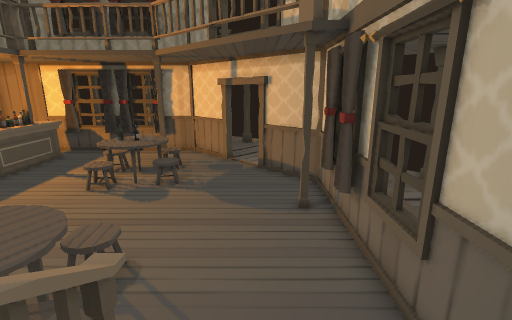
[1] (above)

19 first-person views from a walk through a scene from a Unity 3-D project. The camera is 1.4 m above the floor, tilts 14° down and sees 85° across. Doors are open. The floor is counted in squares, 0.5 m on a side. Each view is taken from the middle of a square. On the plan, view 1 faces up. The plan holds only what a view shows up to about 19 squares ahead; the rest is blank. The place goes on beyond the plan. The player character is not drawn.

[2]
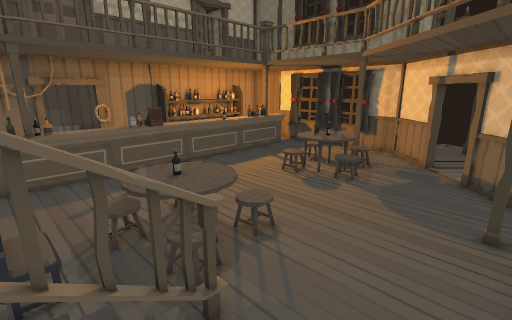

[3]
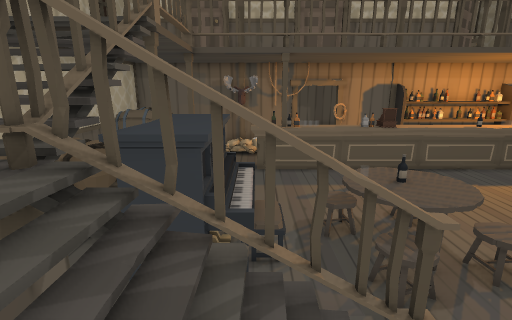

[4]
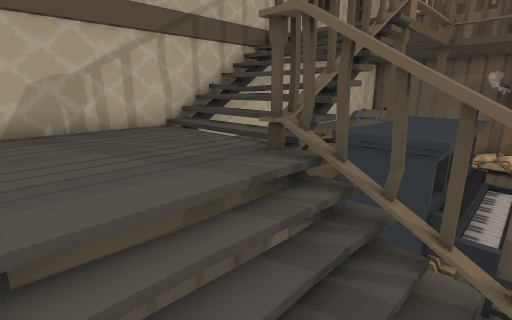

[5]
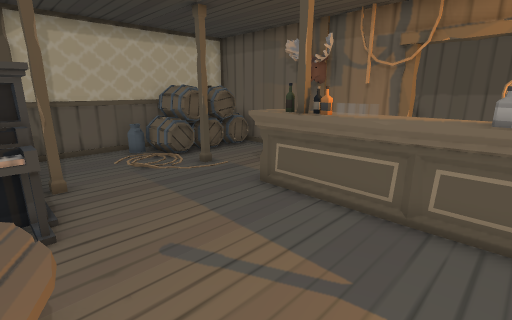

[6]
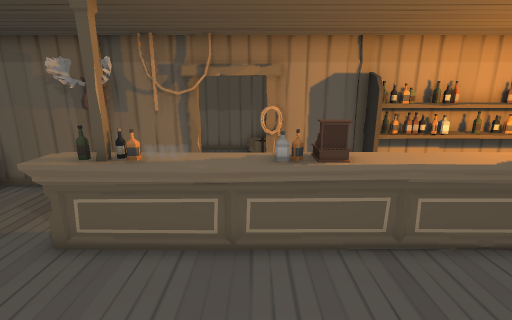

[7]
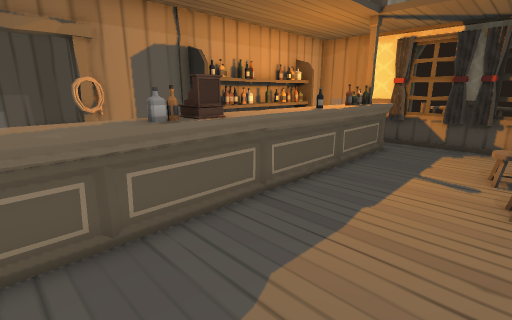

[8]
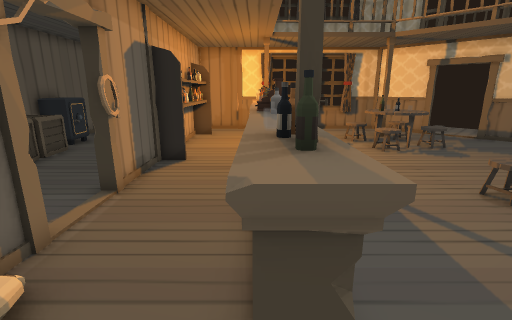

[9]
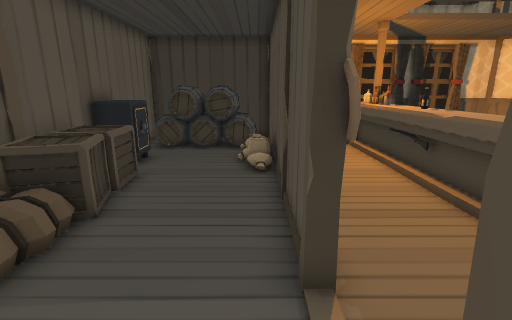

[10]
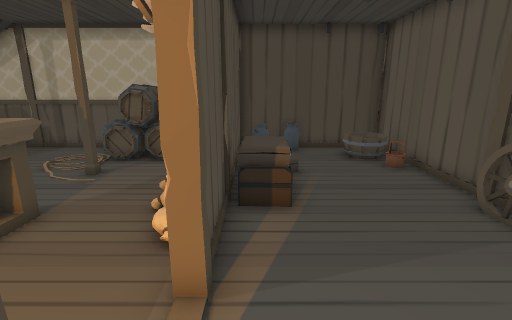

[11]
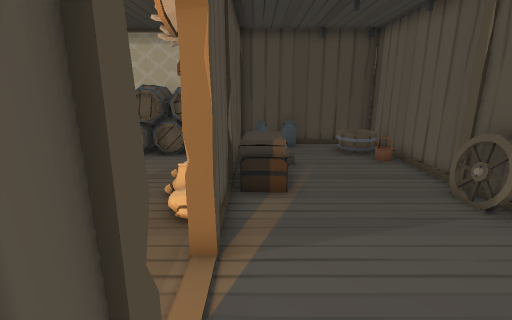

[12]
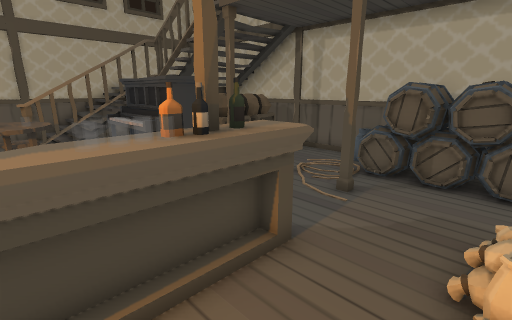

[13]
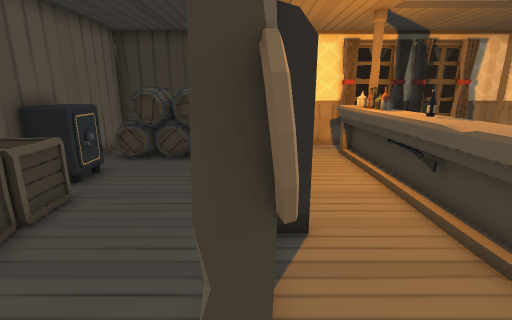

[14]
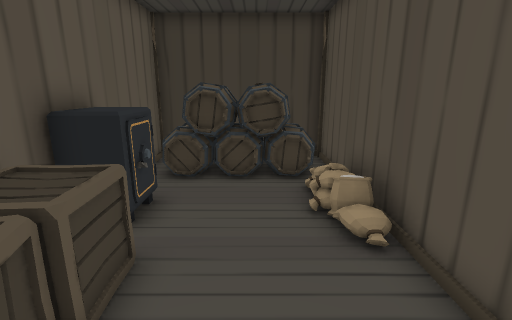

[15]
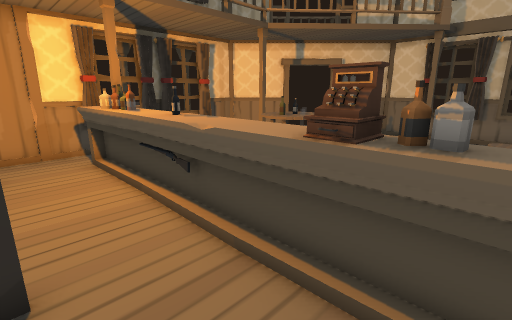

[16]
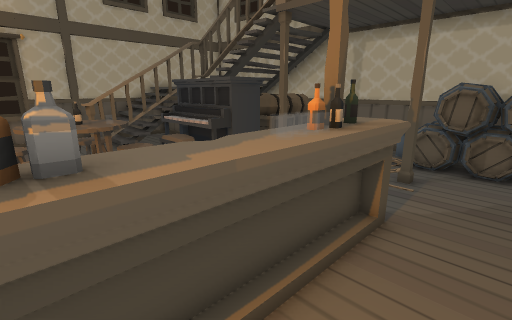

[17]
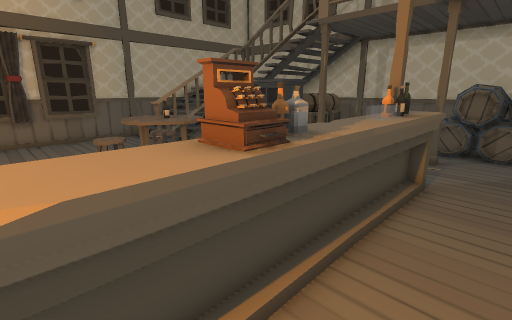

[18]
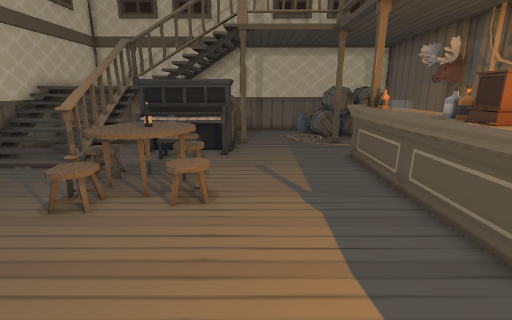

[19]
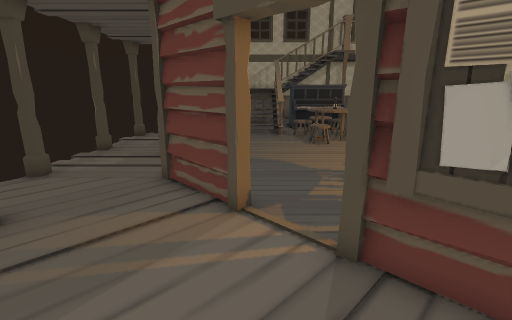

### Floor plan
Key: @ floor where view 1 was taken; # wall or solid block; x gap in a wall; . main floor; : floor 0.25 m higher than the main floor; + floor 0.75 m higher than the main floor; * floor 1.5 m higher than the main floor; / step, stairs or slope; D open door; = window, fence, low wall or low ledge; ^ raised ledge; v drop or lower ground; B bottle; C curtain; S shelf; P piano; A barrel; E bench; R crate; O other object.
Columns run from 24 left of view 1 to 8 right of it. Each row starts with its distance up from view 1.
 22                       .#
 21                       ...
 20                E=#    ..
 19 ################==### ..
 18 #      #............###...../
 17 #AAAAAA#...^^........###...../
 16 #AAAAAAOO..^^......#..#D......
 15 #..... OS..BO...........D.....
 14 #^ ... SS..B^....OO==...##......
 13 #^=... BS.. ^....vO#=....##.....
 12 ##.... OS..^^.....#=O.....##....
 11 #RR....OS..^^....O==.......#....
 10 #RR....OB..^^.............##....
  9 #RR....#S..^^.............#=....
  8 #RR....#...^^..............= ...
  7 #OO....#...##.............C# ...#
  6 # O....#...#B.......//.....= ...
  5 #OO........^^....///=/.....=  ..
  4 #..........^^.....v+#=.....#   .
  3 #..........  ...../#=##....#   .#
  2 #......#... B.....O==.##...#
  1 #......#...#B.........##///#
  0 #......#:..^^....PPOPP^v@//#
 -1 #....==##........PPPPP^x///#
 -2 #....==#.........PPPPP##///#
 -3 #..../ #.........###### ***#
 -4 #..../ #.........=////*****#
 -5 #....  #AAAAA..../////*****#
 -6 # :..  #AAAAA..../////*****#
 -7 # ..===# AAAA=...x////*****#
 -8 ############################

Where each view was taken, in squares from view 1:
view 1: 0 up, 0 right, facing up
view 2: 0 up, 2 right, facing up-left
view 3: 0 up, 2 right, facing left
view 4: 0 up, 2 right, facing down-left
view 5: 6 up, 6 left, facing down-left
view 6: 5 up, 6 left, facing left
view 7: 3 up, 7 left, facing up-left
view 8: 2 down, 13 left, facing up
view 9: 2 up, 18 left, facing up
view 10: 6 up, 18 left, facing down
view 11: 7 up, 18 left, facing down
view 12: 4 up, 16 left, facing down-right
view 13: 4 up, 17 left, facing up
view 14: 7 up, 20 left, facing up
view 15: 5 up, 16 left, facing up-right
view 16: 6 up, 15 left, facing down-right
view 17: 9 up, 15 left, facing down-right
view 18: 12 up, 8 left, facing down
view 19: 21 up, 0 right, facing down
